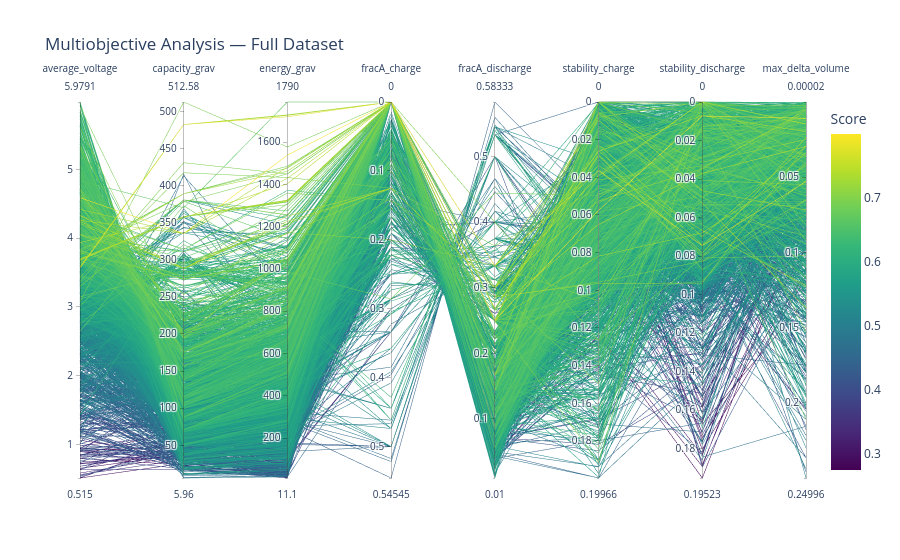
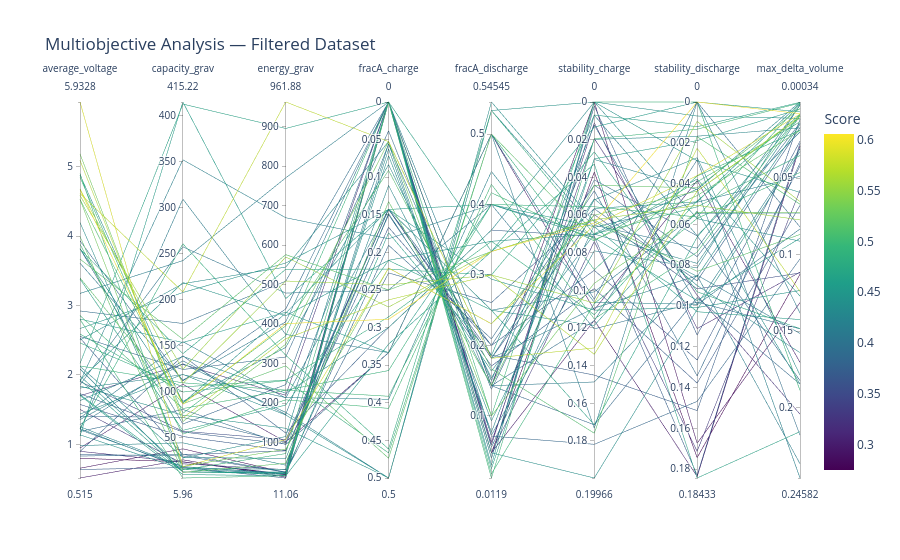

Notebook source saved alongside these figures, in order:
### Code cell
# ── Imports ──────────────────────────────────────────────────────────────────

import numpy as np
import pandas as pd
from sklearn.preprocessing import MinMaxScaler
from tabulate import tabulate
from mp_api.client import MPRester
import plotly.graph_objects as go

# ── 1. Fetch data from Materials Project ─────────────────────────────────────

API_KEY = "4IeHY5jVcrgiKXNuAo6Jgs7yC0Z3hsli"
with MPRester(API_KEY) as mpr:
    # Query for Li-based cathode materials with high energy density
    docs = mpr.materials.insertion_electrodes.search(
        working_ion="Li", average_voltage=(0.0, 6.5), max_delta_volume=(0, 1),
        # 0.1 > stability_charge (meV) starts to be unstable
        fields=[
            "formula_discharge", "average_voltage",
            "energy_grav", "energy_vol", "capacity_grav", "capacity_vol",
            "stability_charge", "fracA_charge", "max_delta_volume",
            "stability_discharge", "fracA_discharge"
        ]
    )

df = pd.DataFrame([doc.dict() for doc in docs])

# ── 2. Define objectives ──────────────────────────────────────────────────────

objectives = {
    "average_voltage":    "max",
    "capacity_grav":      "max",
    "energy_grav":        "max",
    "fracA_charge":       "min",
    "fracA_discharge":    "max",
    "stability_charge":   "min",
    "stability_discharge":"min",
    "max_delta_volume":   "min",
}

cols = list(objectives.keys())

# ── 3. Clean data ─────────────────────────────────────────────────────────────

df_clean = df[cols + ["formula_discharge"]].dropna().copy()
df_clean = df_clean.reset_index(drop=True)

print(f"Materials after cleaning: {len(df_clean)}")

# ── 4. Validate data ──────────────────────────────────────────────────────────

physical_bounds = {
    "average_voltage":    (0.5, 6.0),
    "capacity_grav":      (0, 1000),
    "energy_grav":        (0, 5000),
    "fracA_charge":       (0, 1),
    "fracA_discharge":    (0, 1),
    "stability_charge":   (0, 0.200),
    "stability_discharge":(0, 0.200),
    "max_delta_volume":   (0, 0.25),
}

print("\n=== Physical bounds check ===")
for col, (lo, hi) in physical_bounds.items():
    violations = df_clean[(df_clean[col] < lo) | (df_clean[col] > hi)]
    if len(violations) > 0:
        print(f"  {col}: {len(violations)} violations — removing")
        df_clean = df_clean[~((df_clean[col] < lo) | (df_clean[col] > hi))]
    else:
        print(f"  {col}: OK")

df_clean = df_clean.reset_index(drop=True)
print(f"\nMaterials after validation: {len(df_clean)}")

# ── 5. Convert to minimization ────────────────────────────────────────────────

df_min = df_clean[cols].copy()
for col, direction in objectives.items():
    if direction == "max":
        df_min[col] = -df_clean[col]

costs = df_min.values

# ── 6. Pareto front ───────────────────────────────────────────────────────────

def pareto_front_fast(costs, epsilon):
    """
    Returns boolean mask of non-dominated (Pareto-optimal) solutions.
    All objectives assumed to be minimization.
    """
    costs = np.array(costs)
    n = len(costs)
    is_pareto = np.ones(n, dtype=bool)

    for i in range(n):
        if is_pareto[i]:
            dominated = (
                np.all(costs[is_pareto] <= costs[i] + epsilon, axis=1) &
                np.any(costs[is_pareto] <  costs[i] + epsilon, axis=1)
            )
            dominated_idx = np.where(is_pareto)[0][dominated]
            is_pareto[dominated_idx] = False
            is_pareto[i] = True

    return is_pareto

mask = pareto_front_fast(costs, 0.05)
print(f"\nPareto front: {mask.sum()} materials out of {len(df_clean)}")

# ── 7. Weighted score ─────────────────────────────────────────────────────────

# Normalize full dataset to [0, 1]
scaler = MinMaxScaler()
df_normalized = pd.DataFrame(
    scaler.fit_transform(df_clean[cols]),
    columns=cols,
    index=df_clean.index
)

# Adjust weights to reflect your priorities — must sum to 1
weights = {
    "average_voltage":    0.20,
    "capacity_grav":      0.15,
    "energy_grav":        0.15,
    "fracA_charge":       0.075,
    "fracA_discharge":    0.075,
    "stability_charge":   0.075,
    "stability_discharge":0.075,
    "max_delta_volume":   0.20,
}

score = np.zeros(len(df_normalized))
for col, w in weights.items():
    if objectives[col] == "max":
        score += w * df_normalized[col]
    else:
        score += w * (1 - df_normalized[col])

# ── 8. Build ranked results table ─────────────────────────────────────────────

df_pareto = df_clean[mask].copy()
df_pareto["weighted_score"] = score[mask]

df_ranked = (
    df_pareto
    .sort_values("weighted_score", ascending=False)
    .reset_index(drop=True)
)
df_ranked.index += 1

# ── 9. Graph (with flipped axes for "min" objectives) ─────────────────────────

df_plot = df_clean.copy()
df_plot["weighted_score"] = score
df_plot["type"] = np.where(mask, "Pareto Optimal", "Dominated")

# Columns whose axis direction should be flipped so "better" points
# the same way as the "max" objectives (up = better, everywhere)
flip_cols = [c for c, d in objectives.items() if d == "min"]

def build_dimensions(df, cols, flip_cols):
    dims = []
    for col in cols:
        lo, hi = df[col].min(), df[col].max()
        rng = [hi, lo] if col in flip_cols else [lo, hi]
        dims.append(dict(label=col, values=df[col], range=rng))
    return dims

# All materials
dims_all = build_dimensions(df_plot, cols, flip_cols)
fig = go.Figure(data=go.Parcoords(
    line=dict(
        color=df_plot["weighted_score"],
        colorscale="Viridis",
        showscale=True,
        colorbar=dict(title="Score"),
    ),
    dimensions=dims_all
))
fig.update_layout(title="Multiobjective Analysis — Full Dataset")
fig.show()

# Pareto front only
dims_pareto = build_dimensions(df_pareto, cols, flip_cols)
fig2 = go.Figure(data=go.Parcoords(
    line=dict(
        color=df_pareto["weighted_score"],
        colorscale="Viridis",
        showscale=True,
        colorbar=dict(title="Score"),
    ),
    dimensions=dims_pareto
))
fig2.update_layout(title="Multiobjective Analysis — Filtered Dataset")
fig2.show()

# ── 10. Print table (TSV — paste directly into Google Sheets) ─────────────────

def print_ranked_materials(df_ranked, top_n=20):
    df_ranked["formula_discharge"] = df_ranked["formula_discharge"].astype(str)

    df_display = df_ranked.head(top_n)[[
        "weighted_score",
        "formula_discharge",
        "average_voltage",
        "capacity_grav",
        "energy_grav",
        "fracA_charge",
        "fracA_discharge",
        "stability_charge",
        "stability_discharge",
        "max_delta_volume",
    ]].round(3)

    df_display.columns = [
        "Score",
        "Formula",
        "Voltage",
        "Cap_grav",
        "E_grav",
        "FracA_ch",
        "FracA_dis",
        "Stab_ch",
        "Stab_dis",
        "dVol%",
    ]

    print(f"\nTop {top_n} Pareto-optimal materials:\n")
    print(tabulate(
        df_display,
        headers="keys",
        tablefmt="tsv",
        floatfmt=".3f",
        numalign="right",
        stralign="left",
    ))

print_ranked_materials(df_ranked, top_n=20)

# ── 11. Save to CSV (for Google Sheets import) ─────────────────────────────────

df_ranked.to_csv("pareto_results.csv", index=True, float_format="%.3f")
print("\nSaved to pareto_results.csv")

### Figure 1 — Plotly figure (JSON) as saved in the notebook; plotly's stock layout.template omitted (floating-point values rounded to 4 significant figures; data arrays with more than 128 entries replaced by an {"elided": "..."} marker saying what was removed)
{"data": [{"dimensions": [{"label": "average_voltage", "range": [0.515, 5.979], "values": {"elided": "2508 float values"}}, {"label": "capacity_grav", "range": [5.963, 512.6], "values": {"elided": "2508 float values"}}, {"label": "energy_grav", "range": [11.06, 1790.0], "values": {"elided": "2508 float values"}}, {"label": "fracA_charge", "range": [0.5455, 0.0], "values": {"elided": "2508 float values"}}, {"label": "fracA_discharge", "range": [0.01, 0.5833], "values": {"elided": "2508 float values"}}, {"label": "stability_charge", "range": [0.1997, 0.0], "values": {"elided": "2508 float values"}}, {"label": "stability_discharge", "range": [0.1952, 0.0], "values": {"elided": "2508 float values"}}, {"label": "max_delta_volume", "range": [0.25, 1.816e-05], "values": {"elided": "2508 float values"}}], "line": {"color": {"elided": "2508 float values"}, "colorbar": {"title": {"text": "Score"}}, "colorscale": [[0.0, "#440154"], [0.1111, "#482878"], [0.2222, "#3e4989"], [0.3333, "#31688e"], [0.4444, "#26828e"], [0.5556, "#1f9e89"], [0.6667, "#35b779"], [0.7778, "#6ece58"], [0.8889, "#b5de2b"], [1.0, "#fde725"]], "showscale": true}, "type": "parcoords"}], "layout": {"title": {"text": "Multiobjective Analysis — Full Dataset"}}}

### Figure 2 — Plotly figure (JSON) as saved in the notebook; plotly's stock layout.template omitted (floating-point values rounded to 4 significant figures)
{"data": [{"dimensions": [{"label": "average_voltage", "range": [0.515, 5.933], "values": [4.882, 0.6374, 0.8995, 1.703, 1.186, 1.575, 2.801, 1.928, 1.137, 0.6559, 1.84, 4.614, 2.124, 2.922, 5.184, 4.529, 1.226, 2.855, 3.996, 4.68, 1.906, 5.933, 1.436, 2.555, 1.254, 2.087, 1.984, 0.8553, 1.404, 1.926, 4.667, 2.167, 0.8312, 3.175, 1.381, 1.119, 2.503, 0.515, 0.9475, 2.669, 4.849, 1.858, 2.533, 0.7986, 3.61, 2.462, 2.589, 1.811, 5.091, 3.933, 1.729, 1.63, 3.383, 1.7, 4.586, 3.669, 3.815, 2.805, 1.357, 1.232, 2.13, 0.8974, 1.9, 3.82, 3.398, 4.901, 3.883, 4.196, 3.819, 1.209, 1.209, 0.9823, 1.716, 1.504, 4.529, 1.285]}, {"label": "capacity_grav", "range": [5.963, 415.2], "values": [87.7, 17.36, 23.32, 9.731, 80.58, 51.14, 5.963, 12.52, 15.43, 37.71, 74.34, 208.5, 28.43, 174.1, 67.38, 18.54, 16.73, 81.58, 12.04, 108.8, 56.84, 18.24, 118.7, 124.1, 18.33, 12.55, 16.63, 29.98, 71.98, 218.7, 86.04, 413.0, 31.72, 242.6, 154.4, 415.2, 217.5, 25.76, 108.0, 207.8, 76.4, 257.6, 31.49, 23.62, 112.5, 105.1, 99.49, 118.4, 71.34, 111.5, 56.02, 138.3, 57.82, 129.6, 124.3, 157.0, 141.2, 153.4, 130.4, 260.9, 109.6, 139.1, 352.3, 64.71, 86.71, 14.86, 53.75, 27.64, 89.41, 18.15, 309.5, 44.22, 12.59, 21.42, 87.43, 133.5]}, {"label": "energy_grav", "range": [11.06, 961.9], "values": [428.1, 11.06, 20.98, 16.57, 95.56, 80.52, 16.7, 24.15, 17.55, 24.74, 136.8, 961.9, 60.39, 508.8, 349.3, 83.95, 20.52, 232.9, 48.13, 509.1, 108.3, 108.2, 170.5, 317.0, 22.98, 26.19, 33.01, 25.64, 101.1, 421.1, 401.5, 895.0, 26.36, 770.1, 213.2, 464.7, 544.4, 13.26, 102.4, 554.7, 370.5, 478.6, 79.77, 18.87, 406.1, 258.7, 257.6, 214.5, 363.2, 438.6, 96.88, 225.5, 195.6, 220.3, 569.9, 575.9, 538.8, 430.4, 177.0, 321.5, 233.4, 124.8, 669.3, 247.2, 294.6, 72.84, 208.7, 116.0, 341.4, 21.94, 374.3, 43.44, 21.62, 32.21, 396.0, 171.6]}, {"label": "fracA_charge", "range": [0.5, 0.0], "values": [0.1429, 0.0, 0.0, 0.322, 0.3333, 0.1667, 0.0, 0.0, 0.0, 0.0, 0.5, 0.05263, 0.1481, 0.0, 0.05263, 0.2208, 0.0, 0.3913, 0.1325, 0.2432, 0.1429, 0.2208, 0.5, 0.03846, 0.0625, 0.05556, 0.07143, 0.2273, 0.1429, 0.2105, 0.2889, 0.0, 0.1905, 0.0, 0.1429, 0.1429, 0.05263, 0.0, 0.3333, 0.1429, 0.0, 0.25, 0.15, 0.0, 0.0, 0.2857, 0.4667, 0.3953, 0.2632, 0.0, 0.1429, 0.3, 0.2105, 0.0, 0.2727, 0.25, 0.2222, 0.3333, 0.5, 0.4615, 0.3571, 0.3, 0.1818, 0.0, 0.4737, 0.0, 0.4074, 0.0, 0.08333, 0.0, 0.3333, 0.1111, 0.1739, 0.0, 0.09091, 0.05556]}, {"label": "fracA_discharge", "range": [0.0119, 0.5455], "values": [0.25, 0.04, 0.05882, 0.3333, 0.5, 0.2, 0.0119, 0.025, 0.0303, 0.1429, 0.5333, 0.1818, 0.1636, 0.1429, 0.1, 0.2308, 0.04, 0.4167, 0.1429, 0.3, 0.1818, 0.2308, 0.5455, 0.1379, 0.07692, 0.07273, 0.09302, 0.2609, 0.2, 0.3478, 0.3333, 0.3333, 0.2093, 0.1818, 0.25, 0.4, 0.1818, 0.04762, 0.5, 0.2941, 0.1, 0.4, 0.1707, 0.04762, 0.1429, 0.3478, 0.5, 0.4468, 0.3, 0.1429, 0.1864, 0.3636, 0.25, 0.0625, 0.3333, 0.3333, 0.3, 0.4, 0.5333, 0.5333, 0.4, 0.3636, 0.4, 0.07143, 0.5, 0.01786, 0.4286, 0.04762, 0.1538, 0.05556, 0.5, 0.1429, 0.1857, 0.04762, 0.1667, 0.15]}, {"label": "stability_charge", "range": [0.1997, 0.0], "values": [0.1187, 0.002086, 0.01108, 0.01331, 0.1048, 0.08939, 0.01947, 0.03016, 0.0, 0.0, 0.0, 0.1306, 0.07017, 0.1162, 0.09625, 0.06009, 0.007031, 0.0737, 0.04419, 0.1068, 0.05975, 0.06535, 0.0636, 0.04133, 0.0305, 0.07903, 0.05653, 0.05671, 0.04716, 0.07007, 0.06424, 0.03293, 0.04412, 0.1094, 0.1008, 0.06621, 0.0514, 0.1159, 0.1104, 0.1105, 0.0, 0.1205, 0.09905, 0.0372, 0.1487, 0.1129, 0.08905, 0.1063, 0.134, 0.1714, 0.145, 0.0, 0.1714, 0.01947, 0.06254, 0.06272, 0.02648, 0.07216, 0.06659, 0.0702, 0.05563, 0.07134, 0.0706, 0.1818, 0.07314, 0.1071, 0.1152, 0.1997, 0.05198, 0.06544, 0.1732, 0.01984, 0.006906, 0.0741, 0.1759, 0.01222]}, {"label": "stability_discharge", "range": [0.1843, 0.0], "values": [0.05354, 0.1143, 0.111, 0.0, 0.0, 0.1265, 0.01332, 0.01893, 0.006873, 0.1673, 0.02881, 0.02273, 0.07912, 0.02834, 0.05415, 0.04369, 0.06551, 0.03914, 0.04214, 0.009521, 0.09163, 0.03612, 0.08556, 0.06562, 0.04294, 0.08133, 0.04894, 0.0877, 0.1343, 0.03778, 0.0, 0.1843, 0.07583, 0.08517, 0.05448, 0.1028, 0.08997, 0.1836, 0.03851, 0.1007, 0.0, 0.09813, 0.1378, 0.1743, 0.08493, 0.04848, 0.03627, 0.0992, 0.04369, 0.09587, 0.1513, 0.0572, 0.06625, 0.09477, 0.05066, 0.08304, 0.09302, 0.09732, 0.04912, 0.05137, 0.05639, 0.183, 0.04272, 0.1468, 0.0459, 0.05705, 0.07355, 0.1017, 0.02732, 0.07165, 0.0, 0.01676, 0.01211, 0.1712, 0.017, 0.09943]}, {"label": "max_delta_volume", "range": [0.2458, 0.000338], "values": [0.1844, 0.02588, 0.1115, 0.00676, 0.08194, 0.0422, 0.001015, 0.00483, 0.011, 0.1313, 0.05935, 0.124, 0.009388, 0.2179, 0.07267, 0.01075, 0.01985, 0.0133, 0.004536, 0.06535, 0.112, 0.008271, 0.01497, 0.1822, 0.000338, 0.001993, 0.001072, 0.01716, 0.0403, 0.1271, 0.007939, 0.2156, 0.01407, 0.2365, 0.0728, 0.1424, 0.164, 0.02915, 0.1703, 0.1234, 0.1887, 0.1484, 0.06784, 0.1128, 0.1515, 0.008432, 0.01875, 0.03096, 0.009822, 0.1845, 0.01159, 0.09125, 0.008667, 0.2041, 0.0773, 0.08681, 0.1483, 0.0893, 0.04884, 0.03527, 0.001676, 0.02728, 0.2458, 0.1027, 0.01891, 0.04635, 0.008656, 0.03263, 0.1787, 0.002492, 0.1382, 0.01726, 0.0005501, 0.05793, 0.06708, 0.08322]}], "line": {"color": [0.4433, 0.3714, 0.3154, 0.4577, 0.3921, 0.369, 0.4962, 0.4593, 0.4424, 0.2887, 0.4455, 0.5734, 0.4302, 0.3934, 0.532, 0.5324, 0.4153, 0.4978, 0.5201, 0.5583, 0.3548, 0.5886, 0.4381, 0.3853, 0.4287, 0.4238, 0.4439, 0.3787, 0.3884, 0.4469, 0.6057, 0.4672, 0.3884, 0.4158, 0.4124, 0.4596, 0.4355, 0.2986, 0.3045, 0.448, 0.4956, 0.403, 0.3682, 0.275, 0.4109, 0.4836, 0.487, 0.4229, 0.5684, 0.3859, 0.3731, 0.4331, 0.4666, 0.3224, 0.5562, 0.5158, 0.4734, 0.4571, 0.4234, 0.4836, 0.4915, 0.3741, 0.4201, 0.3844, 0.5171, 0.4952, 0.4994, 0.4398, 0.4328, 0.4068, 0.4136, 0.4306, 0.4632, 0.3325, 0.5103, 0.4058], "colorbar": {"title": {"text": "Score"}}, "colorscale": [[0.0, "#440154"], [0.1111, "#482878"], [0.2222, "#3e4989"], [0.3333, "#31688e"], [0.4444, "#26828e"], [0.5556, "#1f9e89"], [0.6667, "#35b779"], [0.7778, "#6ece58"], [0.8889, "#b5de2b"], [1.0, "#fde725"]], "showscale": true}, "type": "parcoords"}], "layout": {"title": {"text": "Multiobjective Analysis — Filtered Dataset"}}}
